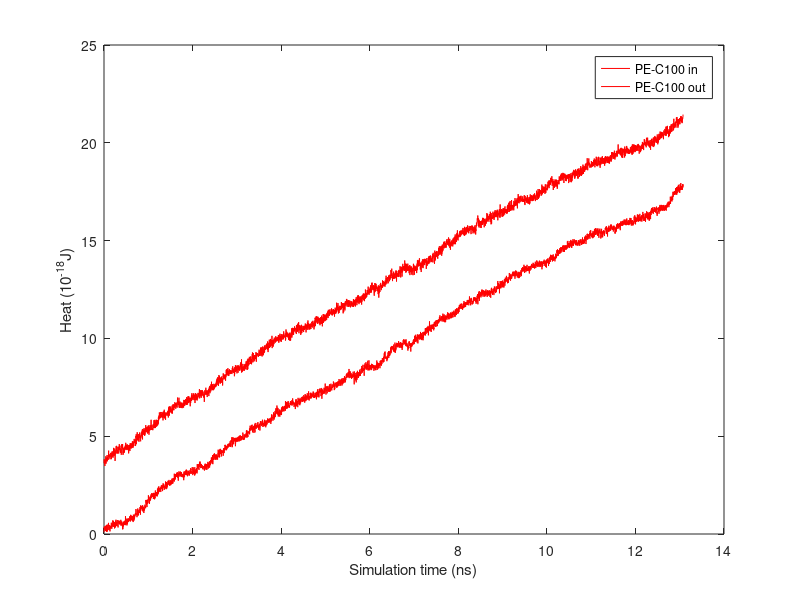

Source code (MATLAB): (Note: this script raises an error after producing the figure.)
clear all
clc

logfile=importdata('PE_C100_L1run5_flux.txt',' ',2);
pe100=logfile.data;

t=(pe100(:,1)-pe100(1,1))*0.25/1e6;

J(:,1)=-pe100(:,3)*4186.6/6.022140857e23*1e18;  %%heat put-in 1e-18*J
J(:,2)=pe100(:,4)*4186.6/6.022140857e23*1e18;   %%heat taken-out 1e-18*J

figure;
plot(t,J,'r');
xlabel('Simulation time (ns)');
ylabel('Heat (10^{-18}J)');
legend('PE-C100 in','PE-C100 out');

%linear fitting for the heat flux in nW
ln=2000;%data for average result

x=t(size(t,1)-ln:size(t,1),1);

clear y
y=J(size(t,1)-ln:size(t,1),1);
fit1=fit(x,y,'poly1');
result(1,1)=fit1.p1;
clear y
y=J(size(t,1)-ln:size(t,1),2);
fit2=fit(x,y,'poly1');
result(1,2)=fit2.p1;
